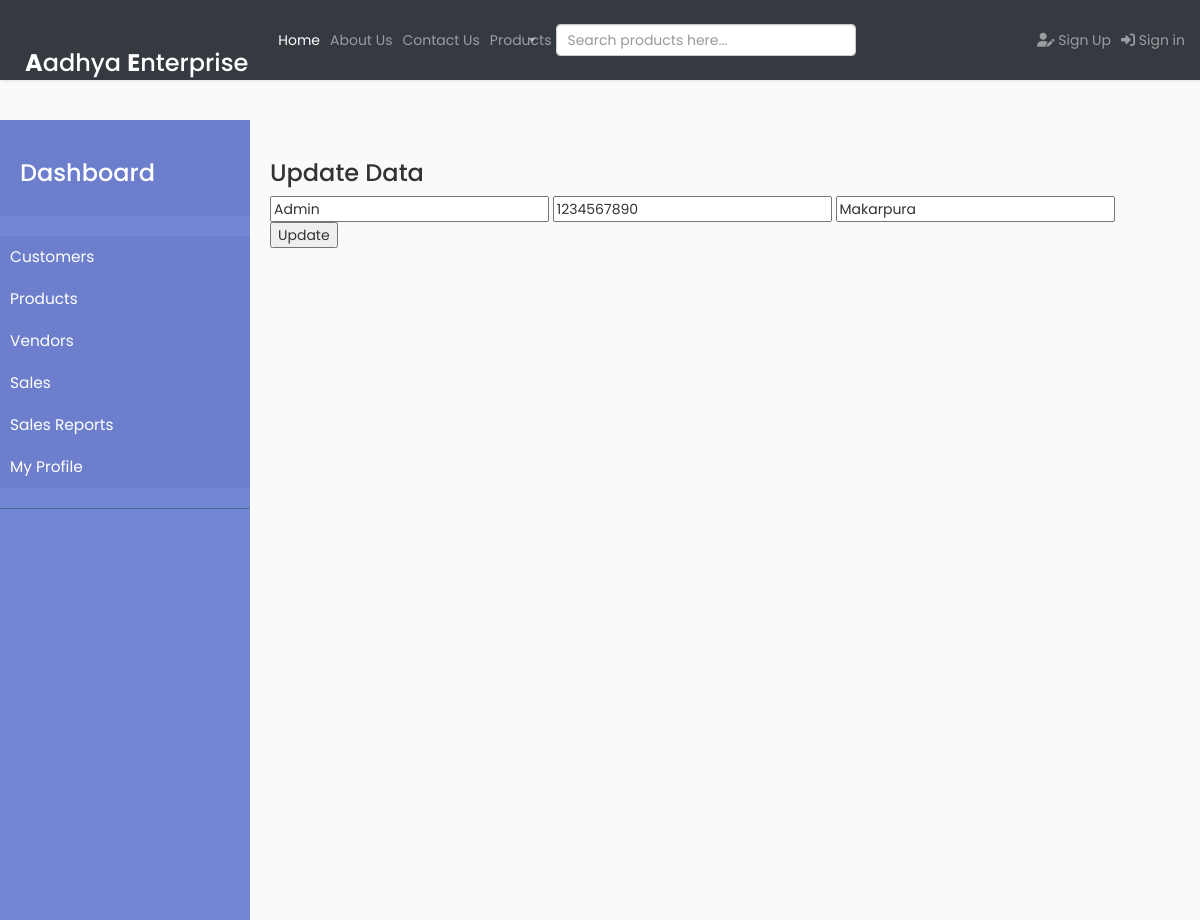
Page /AdminUserEdit.php?Id=2 on the earlier database version.
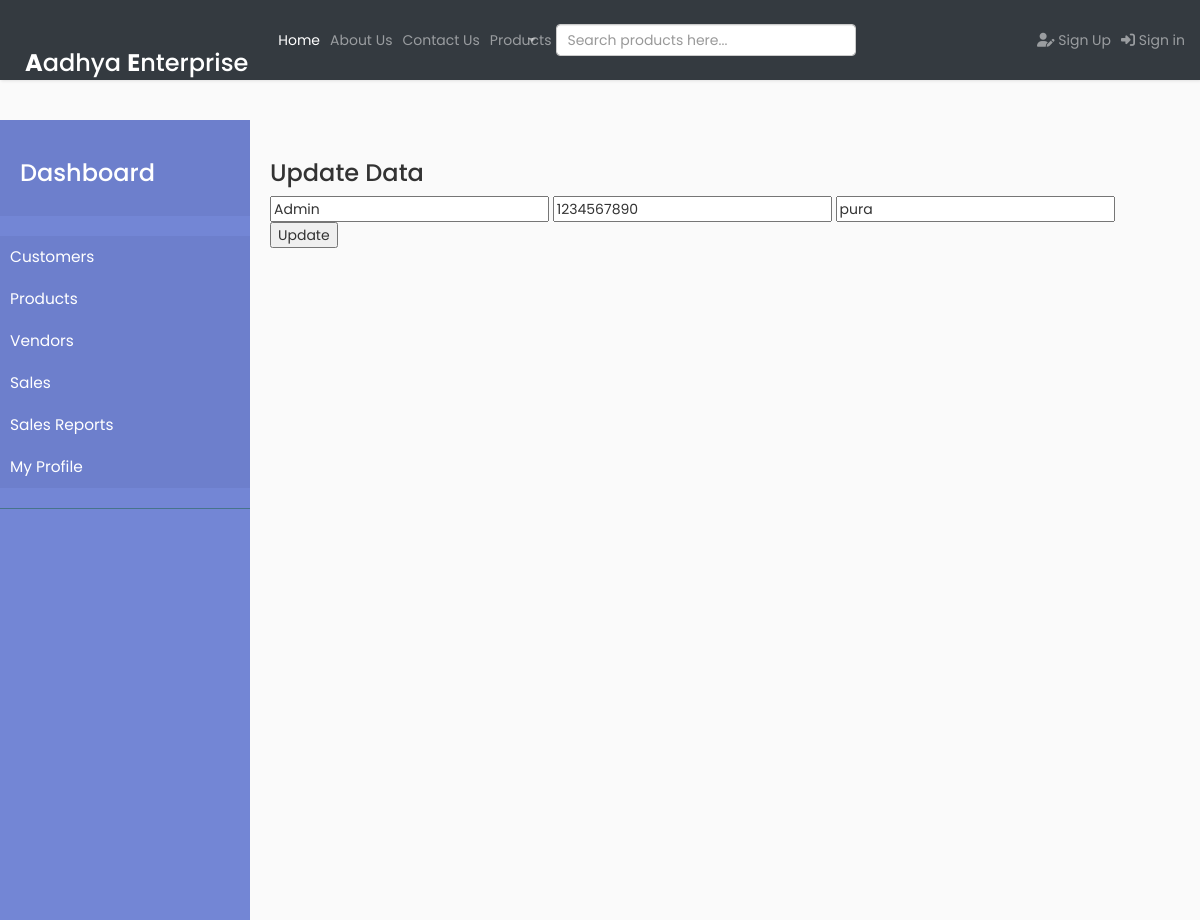
Same page on the later database version.
### tables this page shows
CREATE TABLE `users` (
  `UserId` int(10) NOT NULL,
  `UserEmail` varchar(50) NOT NULL,
  `UserPassword` varchar(50) NOT NULL,
  `UserFirstName` varchar(50) NOT NULL,
  `UserLastName` varchar(50) NOT NULL,
  `UserAddress` varchar(100) NOT NULL,
  `UserAddress2` varchar(100) DEFAULT NULL,
  `UserCity` varchar(30) DEFAULT NULL,
  `UserState` varchar(30) DEFAULT NULL,
  `UserZip` varchar(6) DEFAULT NULL,
  `UserCountry` varchar(20) DEFAULT NULL,
  `UserPhone` varchar(255) NOT NULL,
  `UserEmailVerified` varchar(255) DEFAULT NULL,
  `UserPaymentMethod` varchar(255) NOT NULL,
  `UserRegistrationDate` timestamp NULL DEFAULT NULL,
  `UserIP` varchar(50) DEFAULT NULL,
  `UserType` varchar(10) DEFAULT NULL,
  `UserVerificationCode` varchar(255) DEFAULT NULL
);

### AdminUserEdit.php (the view, shortened to what this page needs)
<?php include('header1.php');?>
</head>
<body>
<?php
include "conn.php";
$Id = $_GET['Id'];
$query = mysqli_query($conn,"select * from users where UserID='$Id'");
$row = mysqli_fetch_array($query);
?>
<h3>Update Data</h3>
<form method="POST">
  <input type="text" name="FullName" value="<?php echo $row['UserFirstName'] ?>">
  <input type="text" name="PhoneNumber" value="<?php echo $row['UserPhone'] ?>">
  <input type="text" name="add" value="<?php echo $row['UserAddress'] ?>">
  <input type="submit" name="Update" value="Update">
</form>

Differences in the rows shown:
changed users "Admin": add "Makarpura" → "pura"
